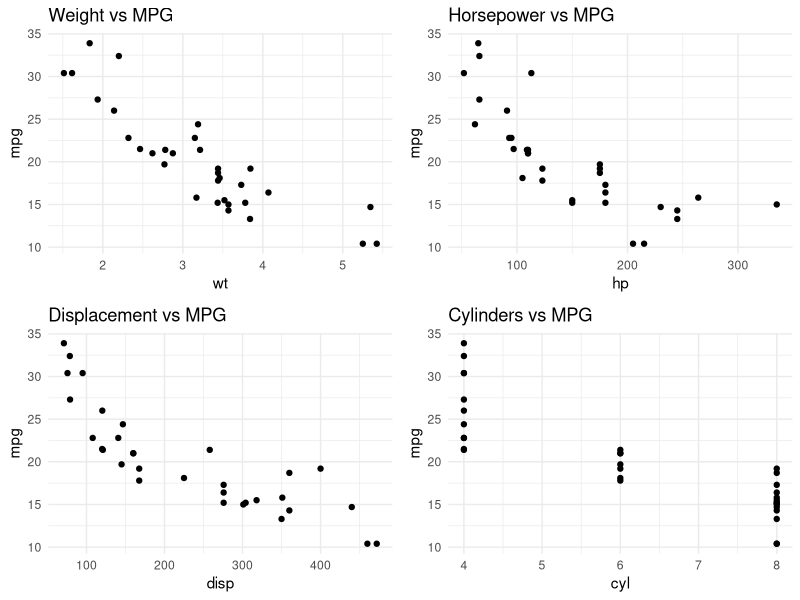
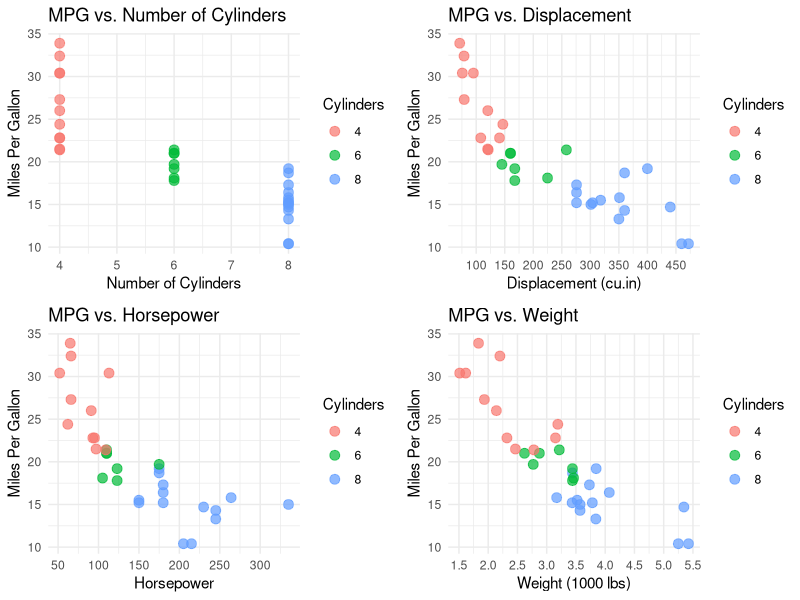

These figures' R source, in order:
#loading the libraries and dataset
library(ggplot2)
install.packages("gridExtra")
library(gridExtra)
data("mtcars")


# Create scatter plots to compare variables
p1 <- ggplot(mtcars, aes(x=wt, y=mpg)) + 
  geom_point() + 
  theme_minimal() +
  ggtitle("Weight vs MPG")

p2 <- ggplot(mtcars, aes(x=hp, y=mpg)) + 
  geom_point() + 
  theme_minimal() +
  ggtitle("Horsepower vs MPG")

p3 <- ggplot(mtcars, aes(x=disp, y=mpg)) + 
  geom_point() + 
  theme_minimal() +
  ggtitle("Displacement vs MPG")

p4 <- ggplot(mtcars, aes(x=cyl, y=mpg)) + 
  geom_point() + 
  theme_minimal() +
  ggtitle("Cylinders vs MPG")

# Arrange the plots in a grid
grid.arrange(p1, p2, p3, p4, ncol=2)


#Now based on Few's recomendations 

scatter_mpg_vs_cyl <- ggplot(mtcars, aes(x = cyl, y = mpg)) +
  geom_point(aes(color = factor(cyl)), size = 3, alpha = 0.7) +
  labs(title = "MPG vs. Number of Cylinders", x = "Number of Cylinders", y = "Miles Per Gallon") +
  theme_minimal() +
  scale_color_discrete(name = "Cylinders") +
  scale_x_continuous(breaks = seq(4, 8, by = 1)) + # consistent intervals
  scale_y_continuous(breaks = seq(10, 35, by = 5)) # consistent intervals

scatter_disp_vs_mpg <- ggplot(mtcars, aes(x = disp, y = mpg)) +
  geom_point(aes(color = factor(cyl)), size = 3, alpha = 0.7) +
  labs(title = "MPG vs. Displacement", x = "Displacement (cu.in)", y = "Miles Per Gallon") +
  theme_minimal() +
  scale_color_discrete(name = "Cylinders") +
  scale_x_continuous(breaks = seq(100, 500, by = 50)) + # consistent intervals
  scale_y_continuous(breaks = seq(10, 35, by = 5)) # consistent intervals

scatter_hp_vs_mpg <- ggplot(mtcars, aes(x = hp, y = mpg)) +
  geom_point(aes(color = factor(cyl)), size = 3, alpha = 0.7) +
  labs(title = "MPG vs. Horsepower", x = "Horsepower", y = "Miles Per Gallon") +
  theme_minimal() +
  scale_color_discrete(name = "Cylinders") +
  scale_x_continuous(breaks = seq(50, 350, by = 50)) + # consistent intervals
  scale_y_continuous(breaks = seq(10, 35, by = 5)) # consistent intervals

# Adding a scatter plot for weight (wt) vs mpg
scatter_wt_vs_mpg <- ggplot(mtcars, aes(x = wt, y = mpg)) +
  geom_point(aes(color = factor(cyl)), size = 3, alpha = 0.7) +
  labs(title = "MPG vs. Weight", x = "Weight (1000 lbs)", y = "Miles Per Gallon") +
  theme_minimal() +
  scale_color_discrete(name = "Cylinders") +
  scale_x_continuous(breaks = seq(1.5, 5.5, by = 0.5)) + # consistent intervals
  scale_y_continuous(breaks = seq(10, 35, by = 5)) # consistent intervals

# Arrange the plots in a grid
grid.arrange(scatter_mpg_vs_cyl, scatter_disp_vs_mpg, scatter_hp_vs_mpg, scatter_wt_vs_mpg, ncol = 2)





